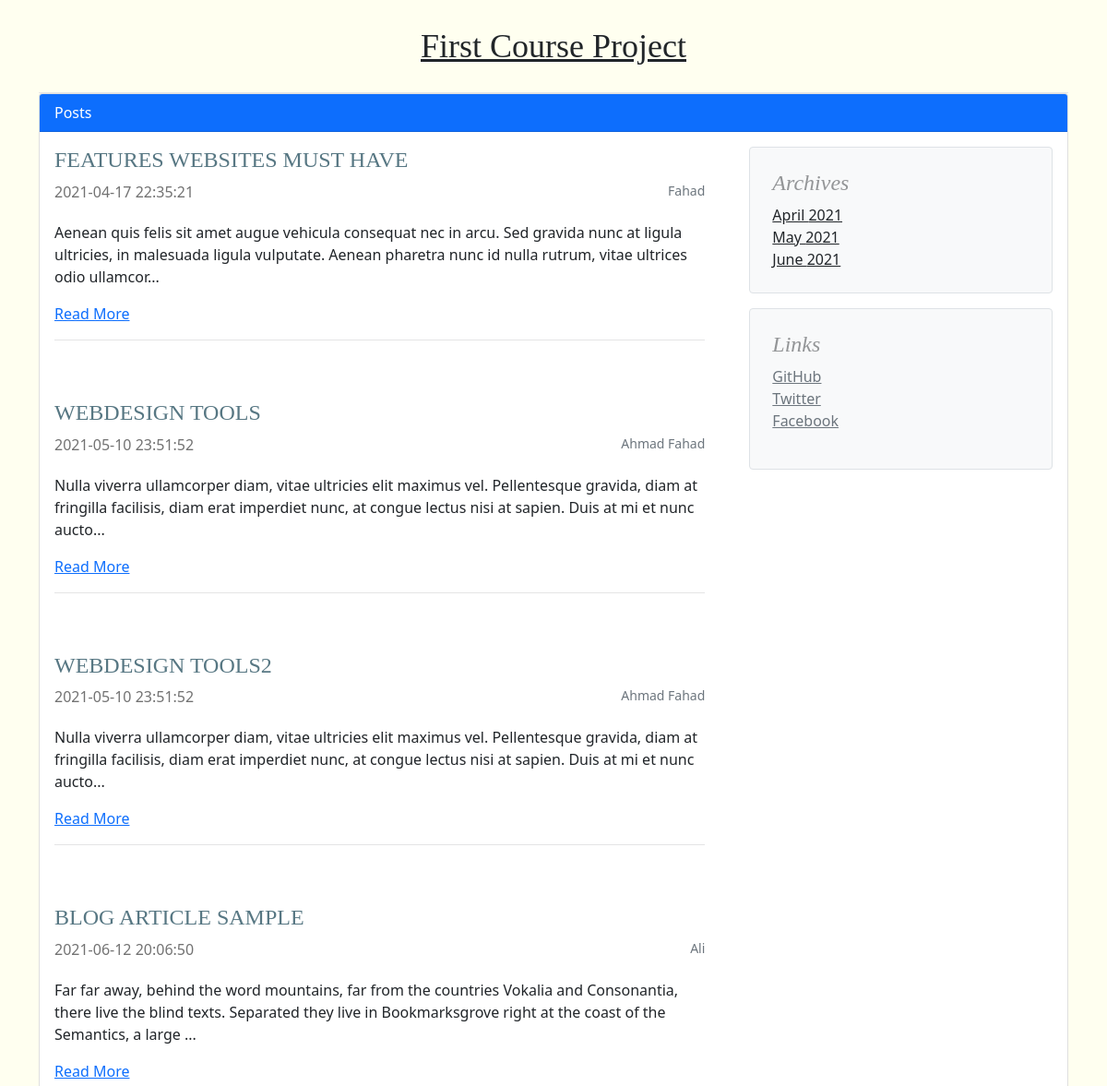
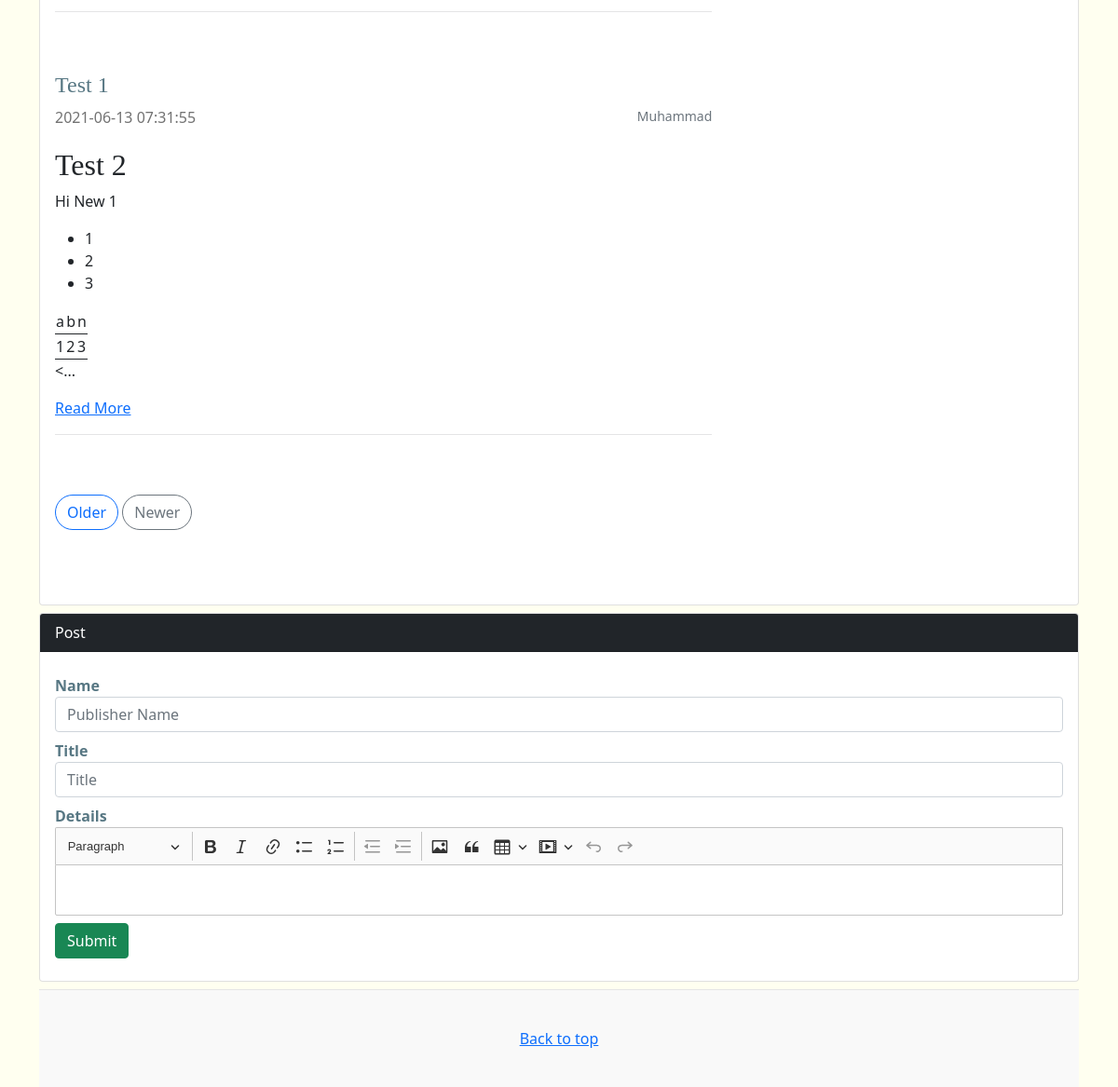
Screenshot of /index.php?order=asc with the database file from the repository (2 pictures, top to bottom).
### tables this page shows
CREATE TABLE `posts` (
  `PostID` int(11) NOT NULL,
  `PublisherName` varchar(50) NOT NULL,
  `PostTitle` varchar(50) NOT NULL,
  `PostDetails` text NOT NULL,
  `PostDate` datetime NOT NULL
);

### index.php (the view, shortened to what this page needs)
<?PHP
include("connection.php");
include("head.php");
$PostDateOrder = (isset($_GET['order']) && $_GET['order'] )? $_GET['order'] : 'desc';
$year = (isset($_GET['y']) && $_GET['y'] )? " AND YEAR(PostDate) = " . $_GET['y'] : '';
$month = (isset($_GET['m']) && $_GET['m'] )? " AND MONTH(PostDate) = " . $_GET['m'] : '';
$sql = "SELECT * FROM `posts` WHERE 1 $year $month  Order BY PostDate $PostDateOrder";
$posts = $conn->query($sql);
?>
<div class="card">
  <div class="card-header bg-primary text-white">
    Posts
  </div>
  <div class="card-body">
    <div class="row g-5">
    <div class="col-md-8">
<?PHP while($post = $posts->fetch_assoc()) {?>
      <article class="blog-post">
        <h4 class="text-color3"><?=$post['PostTitle']?></h4>
        <p class="blog-post-meta"><?=$post['PostDate']?>  <small class="float-end text-muted"><?=$post['PublisherName']?></small></p>
        <p><?PHP custom_echo($post['PostDetails'])?></p>
        <a href="post_details.php?post_id=<?=$post['PostID']?>">Read More</a>
        <hr class="hr">
      </article>
<?PHP } ?>
      <nav class="blog-pagination mt-5" aria-label="Pagination">
        <a class="btn btn-outline-primary" href="index.php?order=asc">Older</a>
        <a class="btn btn-outline-secondary" href="index.php?order=desc" tabindex="-1" aria-disabled="true">Newer</a>
      </nav>
    </div>
    <div class="col-md-4 text-color2">
      <div class="position-sticky" style="top: 2rem;">
        <div class="p-4 bg-light border rounded">
          <h4 class="fst-italic">Archives</h4>
          <ol class="list-unstyled mb-0 ">
          <?PHP
          $sql_dates = "SELECT *, YEAR(`PostDate`)as 'y', MONTH(`PostDate`)as 'm' FROM `posts` WHERE 1 GROUP BY y, m";
          $dates = $conn->query($sql_dates);
          while($date = $dates->fetch_assoc()) {
            $dateObj   = DateTime::createFromFormat('!m', $date['m']);
            $monthName = $dateObj->format('F');
            echo "<li><a href=\"index.php?y=".$date['y']."&m=".$date['m']."\" class=\"text-dark\">".$monthName." ".$date['y']."</a></li>";
          }
          ?>
          </ol>
        </div>
        <div class="p-4 mt-3 bg-light border rounded">
          <h4 class="fst-italic">Links</h4>
          <ol class="list-unstyled">
            <li><a href="https://github.com" target="_new" class="text-muted">GitHub</a></li>
            <li><a href="https://twitter.com" target="_new" class="text-muted">Twitter</a></li>
            <li><a href="https://facebook.com" target="_new" class="text-muted">Facebook</a></li>
          </ol>
        </div>
      </div>
    </div>
  </div>
</div>
</div>
<div class="card mt-2 mb-2">
  <div class="card-header text-white bg-dark">
  Post
  </div>
  <div class="card-body">
    <form method="post">
<div class="form-group mt-2 col-md-12">
  <label class="text-color3"><strong>Name</strong></label>
  <input type="text" name="PublisherName" id="PublisherName" class="form-control col-3" placeholder="Publisher Name" required>
</div>
<div class="form-group mt-2 col-md-12">
  <label class="text-color3"><strong>Title</strong></label>
  <input type="text" name="PostTitle" id="PostTitle" class="form-control col-3" placeholder="Title" required>
</div>
<div class="form-group mt-2 col-md-12">
  <label class="text-color3"><strong>Details</strong></label>
</div>
<button type="submit" name="doSubmit" class="btn btn-success mt-2 mb-2">Submit</button>
</form>
  </div>
</div>
<?PHP include("foot.php"); ?>

### connection.php (shortened to what this page needs)
<?PHP
function custom_echo($x, $length = 200)
{
  if(strlen($x)<=$length)
  {
    echo $x;
  }
  else
  {
    $y=substr($x,0,$length) . '...';
    echo $y;
  }
}
?>

### css/blog.css (style rules this page uses)
h1, h2, h3, h4, h5, h6 { font-family: "Playfair Display", Georgia, "Times New Roman", serif; }
.blog-pagination { margin-bottom: 4rem; }
.blog-pagination > .btn { border-radius: 2rem; }
.blog-post { margin-bottom: 4rem; }
.blog-post-meta { margin-bottom: 1.25rem; color: #727272; }
.hr { background-color: #939597; }
.bg-back { background-color: #fffff0; }
.bg-light { background-color: #FBF7FC; }
.text-color2 { color: #939597; }
.text-color3 { color: #577783; }

### rows the page displays
posts: PostTitle "FEATURES WEBSITES MUST HAVE", PostDate "2021-04-17 22:35:21", PublisherName "Fahad", PostDetails "Aenean quis felis sit amet augue vehicula consequat nec in arcu. Sed gravida nunc at ligula ultricies, in malesuada ligula vulputate. Aenean pharetra nunc id nulla rutrum, vitae ultrices odio ullamcor...", monthName "April", y "2021"
posts: PostTitle "WEBDESIGN TOOLS", PostDate "2021-05-10 23:51:52", PublisherName "Ahmad Fahad", PostDetails "Nulla viverra ullamcorper diam, vitae ultricies elit maximus vel. Pellentesque gravida, diam at fringilla facilisis, diam erat imperdiet nunc, at congue lectus nisi at sapien. Duis at mi et nunc aucto...", monthName "May", y "2021"
posts: PostTitle "WEBDESIGN TOOLS2", PostDate "2021-05-10 23:51:52", PublisherName "Ahmad Fahad", PostDetails "Nulla viverra ullamcorper diam, vitae ultricies elit maximus vel. Pellentesque gravida, diam at fringilla facilisis, diam erat imperdiet nunc, at congue lectus nisi at sapien. Duis at mi et nunc aucto..."
posts: PostTitle "BLOG ARTICLE SAMPLE", PostDate "2021-06-12 20:06:50", PublisherName "Ali", PostDetails "Far far away, behind the word mountains, far from the countries Vokalia and Consonantia, there live the blind texts. Separated they live in Bookmarksgrove right at the coast of the Semantics, a large ...", monthName "June", y "2021"
posts: PostTitle "Test 1", PostDate "2021-06-13 07:31:55", PublisherName "Muhammad", PostDetails "Test 2 Hi New 1 1 2 3 a b n 1 2 3 <..."
